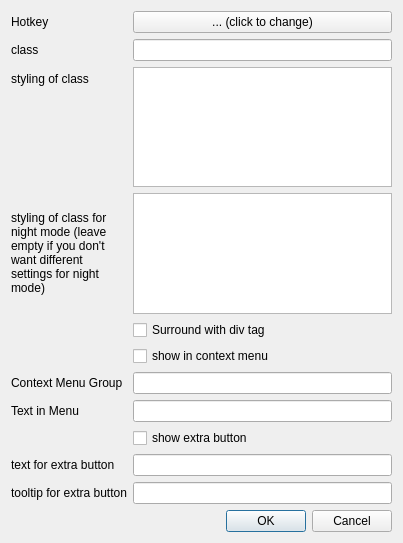
<?xml version="1.0" encoding="UTF-8"?>
<ui version="4.0">
 <class>Dialog</class>
 <widget class="QDialog" name="Dialog">
  <property name="geometry">
   <rect>
    <x>0</x>
    <y>0</y>
    <width>403</width>
    <height>543</height>
   </rect>
  </property>
  <property name="windowTitle">
   <string>Dialog</string>
  </property>
  <layout class="QGridLayout" name="gridLayout">
   <item row="0" column="0">
    <layout class="QFormLayout" name="formLayout">
     <item row="0" column="0">
      <widget class="QLabel" name="label">
       <property name="text">
        <string>Hotkey</string>
       </property>
      </widget>
     </item>
     <item row="0" column="1">
      <widget class="QPushButton" name="pb_hotkeyset">
       <property name="text">
        <string>... (click to change)</string>
       </property>
      </widget>
     </item>
     <item row="1" column="0">
      <widget class="QLabel" name="label_7">
       <property name="text">
        <string>class</string>
       </property>
      </widget>
     </item>
     <item row="1" column="1">
      <widget class="QLineEdit" name="le_classname"/>
     </item>
     <item row="2" column="0">
      <widget class="QLabel" name="label_10">
       <property name="text">
        <string>styling of class</string>
       </property>
      </widget>
     </item>
     <item row="2" column="1">
      <widget class="QPlainTextEdit" name="pte_style"/>
     </item>
     <item row="3" column="0">
      <widget class="QLabel" name="label_8">
       <property name="text">
        <string>&lt;html&gt;&lt;head/&gt;&lt;body&gt;styling of class for&lt;br&gt;
night mode (leave&lt;br&gt;
empty if you don't&lt;br&gt;
want different&lt;br&gt;
settings for night&lt;br&gt;
mode)&lt;/body&gt;&lt;/html&gt;</string>
       </property>
      </widget>
     </item>
     <item row="3" column="1">
      <widget class="QPlainTextEdit" name="pte_style_nm"/>
     </item>
     <item row="4" column="1">
      <widget class="QCheckBox" name="cb_surround_with_div">
       <property name="text">
        <string>Surround with div tag</string>
       </property>
      </widget>
     </item>
     <item row="5" column="0">
      <widget class="QLabel" name="label_3">
       <property name="text">
        <string/>
       </property>
      </widget>
     </item>
     <item row="5" column="1">
      <widget class="QCheckBox" name="cb_contextmenu_show">
       <property name="text">
        <string>show in context menu</string>
       </property>
      </widget>
     </item>
     <item row="6" column="0">
      <widget class="QLabel" name="label_9">
       <property name="text">
        <string>Context Menu Group</string>
       </property>
      </widget>
     </item>
     <item row="6" column="1">
      <widget class="QLineEdit" name="le_menu_group"/>
     </item>
     <item row="7" column="0">
      <widget class="QLabel" name="label_4">
       <property name="text">
        <string>Text in Menu</string>
       </property>
      </widget>
     </item>
     <item row="7" column="1">
      <widget class="QLineEdit" name="le_contextmenu_text"/>
     </item>
     <item row="8" column="0">
      <widget class="QLabel" name="label_5">
       <property name="text">
        <string/>
       </property>
      </widget>
     </item>
     <item row="8" column="1">
      <widget class="QCheckBox" name="cb_extrabutton_show">
       <property name="text">
        <string>show extra button</string>
       </property>
      </widget>
     </item>
     <item row="9" column="0">
      <widget class="QLabel" name="label_6">
       <property name="text">
        <string>text for extra button</string>
       </property>
      </widget>
     </item>
     <item row="9" column="1">
      <widget class="QLineEdit" name="le_extrabutton_text"/>
     </item>
     <item row="10" column="0">
      <widget class="QLabel" name="label_2">
       <property name="text">
        <string>tooltip for extra button</string>
       </property>
      </widget>
     </item>
     <item row="10" column="1">
      <widget class="QLineEdit" name="le_tooltip_text"/>
     </item>
    </layout>
   </item>
   <item row="1" column="0">
    <widget class="QDialogButtonBox" name="buttonBox">
     <property name="orientation">
      <enum>Qt::Horizontal</enum>
     </property>
     <property name="standardButtons">
      <set>QDialogButtonBox::Cancel|QDialogButtonBox::Ok</set>
     </property>
    </widget>
   </item>
  </layout>
 </widget>
 <resources/>
 <connections>
  <connection>
   <sender>buttonBox</sender>
   <signal>accepted()</signal>
   <receiver>Dialog</receiver>
   <slot>accept()</slot>
   <hints>
    <hint type="sourcelabel">
     <x>248</x>
     <y>254</y>
    </hint>
    <hint type="destinationlabel">
     <x>157</x>
     <y>274</y>
    </hint>
   </hints>
  </connection>
  <connection>
   <sender>buttonBox</sender>
   <signal>rejected()</signal>
   <receiver>Dialog</receiver>
   <slot>reject()</slot>
   <hints>
    <hint type="sourcelabel">
     <x>316</x>
     <y>260</y>
    </hint>
    <hint type="destinationlabel">
     <x>286</x>
     <y>274</y>
    </hint>
   </hints>
  </connection>
 </connections>
</ui>
